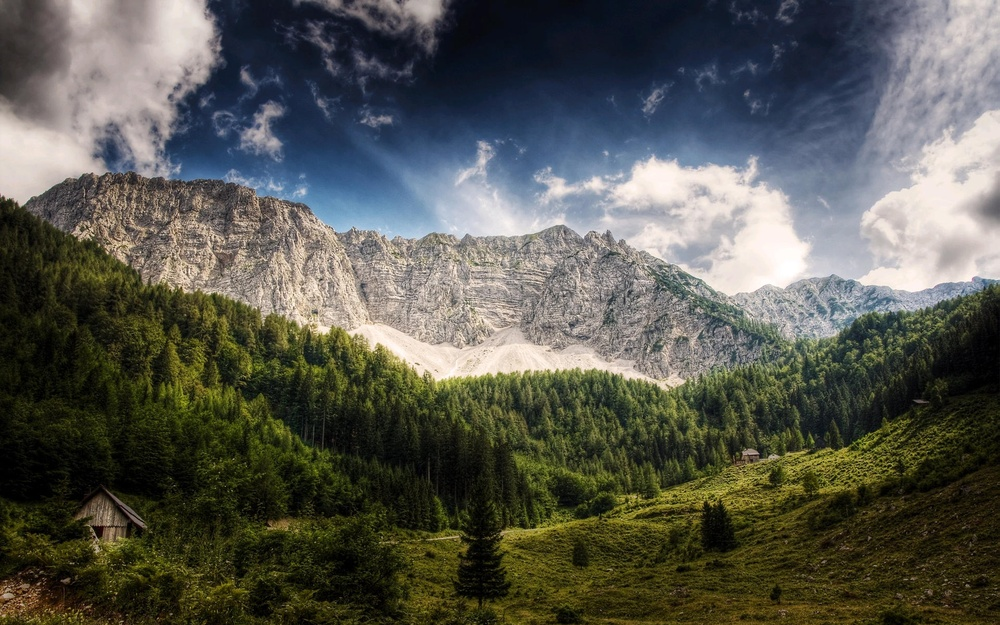
//> input picture linear_image_mixing/linear_image_mixing/input.jpg, 1000 x 625 px, shrunk from 1920 x 1200 before the run, given in place of the camera
$ ./main   (built with g++ and OpenCV 4)
//> lines starting //> are read from the running program, lines starting //| are printed output that depends on the picture; after the words box and inside, x2 and y2 are one past the last pixel; in counts of white or black regions, pixels touching at a corner belong together
#include<iostream>
#include<opencv2\opencv.hpp>

using namespace std;
using namespace cv;


int main()
{

	VideoCapture cap(0);
	Mat img_show;

	Mat img_manage;

	vector<vector<Point>> contours;

	//namedWindow("显示");
	//namedWindow("显示2");
	if (cap.isOpened())
	{
		cout << "打开" << endl;
		while (1)
		{
			cap >> img_show;
//> img_show is the input picture: 625 rows x 1000 cols, CV_8UC3; mean B, G, R 79.1, 87.9, 87.2
			if (img_show.data == NULL)
				continue;
			img_manage = img_show;
			GaussianBlur(img_manage, img_manage, Size(5, 5), 1.5);
			cvtColor(img_manage, img_manage, CV_RGB2GRAY);
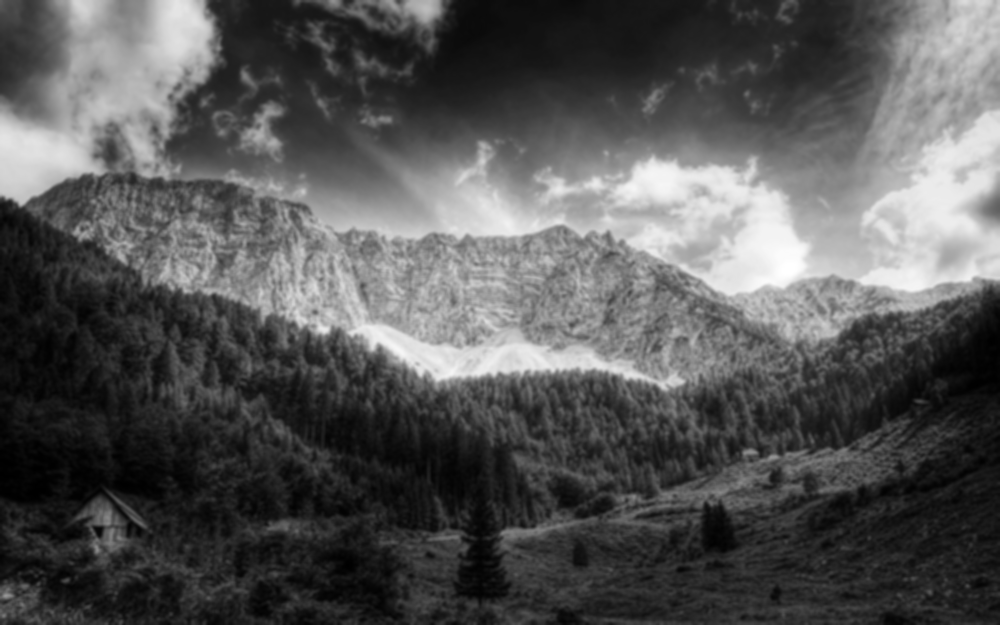
//> img_manage: 625 rows x 1000 cols, CV_8UC1; min 0, max 255, mean 85.2
			Canny(img_manage, img_manage, 50, 150);
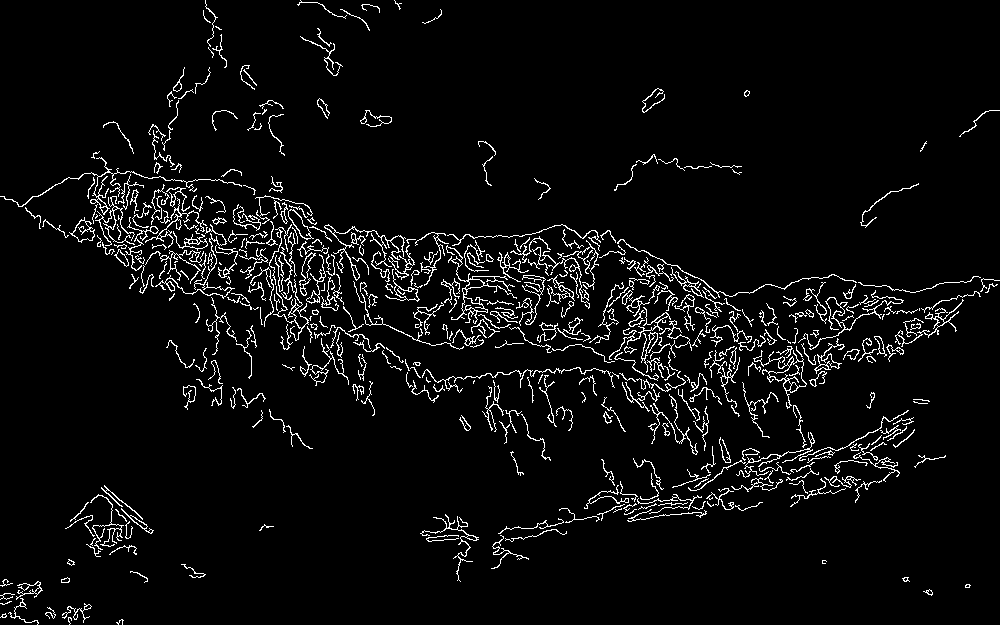
//> img_manage: 625 rows x 1000 cols, CV_8UC1; 4.7% white in thin lines or dots
			findContours(img_manage, contours, CV_RETR_LIST, CV_CHAIN_APPROX_NONE);
//> contours = 575 contours, 392 with area under 20; largest, box (x1, y1, x2, y2) and area: (753, 350, 807, 409) 642, (446, 245, 517, 324) 470, (768, 360, 807, 388) 433, (69, 217, 95, 243) 295, (288, 209, 314, 240) 284
			cout << "num" << contours.size() << endl;
//| num575
			drawContours(img_show, contours, -1, Scalar(255), 2);
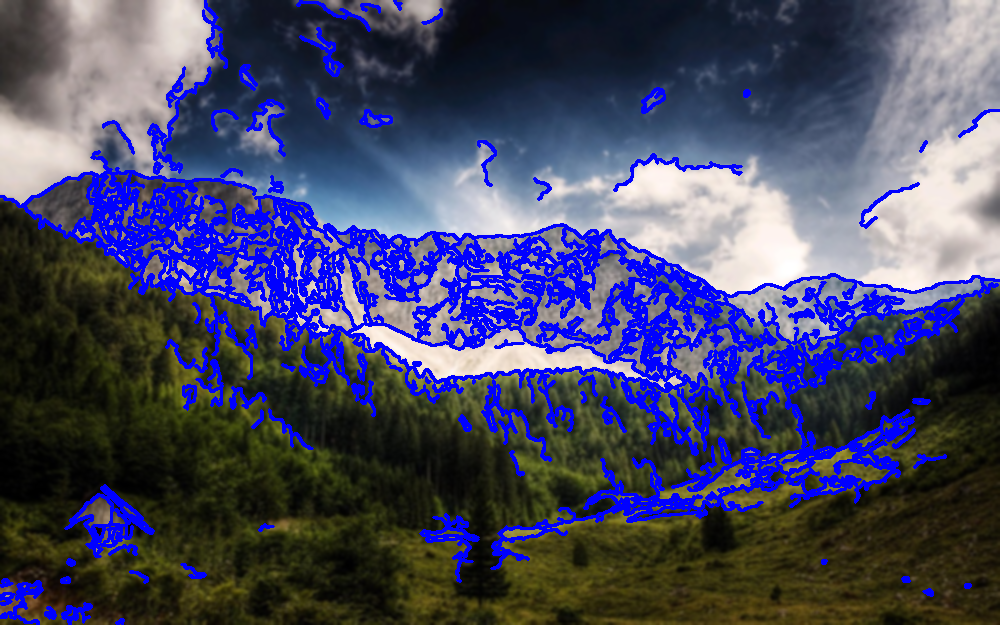
//> img_show: 625 rows x 1000 cols, CV_8UC3; mean B, G, R 101.6, 71, 69.8
			imshow("已经处理图像",img_manage);
			waitKey(30);
		}

	}


	return 0;
}
